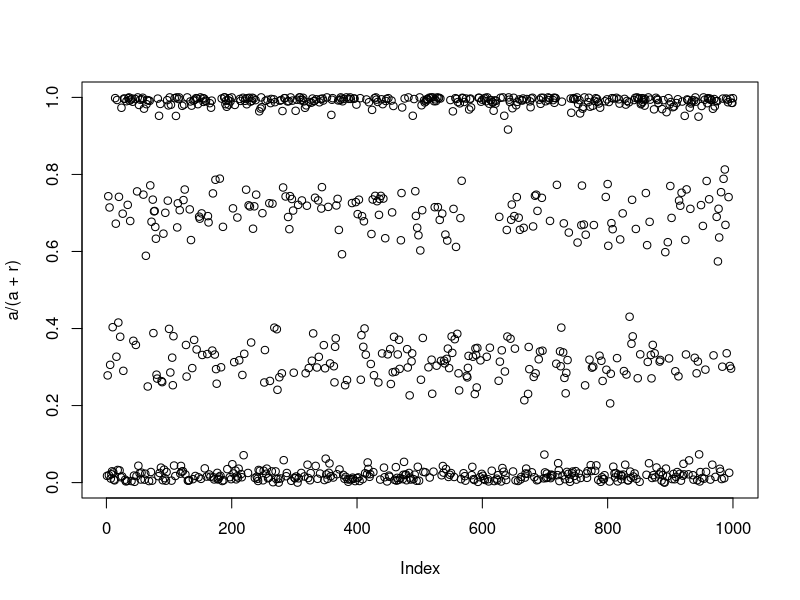

Write the R code that produced this figure. (Note: this script raises an error after producing the figure.)

# bob_deploy.R
#
# Author: Bob Verity
# Date: 2022-10-06
#
# Purpose:
# Test package functions.

# RStudio shortcuts:
#    cmd+shift+L     : load package from local version
#    cmd+shift+D     : document (NB, option must be activated in Build Tools)
#    cmd+shift+E     : check
#    cmd+shift+T     : test

# Useful commands:
# devtools::install()  # install package
# pkgdown::build_site() # build all pages of pkgdown website
# pkgdown::build_article('blocks')  # build single vignette
# check('.', args = '--no-examples')  # run checks without examples
# covr::report()    # interactive coverage report
# devtools::build_vignettes()
# ------------------------------------------------------------------

#library(Rcpp)
library(dplyr)
library(ggplot2)

set.seed(1)

# ------------------------------------------------------------------

# make up some data
L <- 1e3
w <- c(0.3, 0.7)
c <- 100
e0 <- 0.01
e1 <- 0.02

p <- rbeta(L, 1, 1)
q <- w[1]*rbinom(L, 1, p) + w[2]*rbinom(L, 1, p)
pi_ <- q*(1 - e0) + (1 - q)*e1
coverage <- rpois(L, 1e3)
a <- rbinom(L, coverage, rbeta(L, pi_*c, (1 - pi_)*c))
r <- coverage - a

# plot what the WSAF looks like
plot(a / (a + r), ylim = c(0, 1))

# set vector of thermodynamic powers
#beta <- seq(0, 1, 0.05)^3
beta <- 1

# run MCMC
my_mcmc <- run_mcmc(a = a, r = r, p = p,
                    burnin = 1e2,
                    samples = 1e3,
                    beta = beta)

plot(my_mcmc$diagnostics$MC_accept_burnin, ylim = c(0, 1))
plot(my_mcmc$diagnostics$MC_accept_sampling, ylim = c(0, 1))

# have a look at output
head(my_mcmc$draws)
tail(my_mcmc$draws)

# plot posterior mu draws
my_mcmc$draws %>%
  ggplot() + theme_bw() +
  geom_point(aes(x = iteration, y = mu_1), size = 0.5) +
  geom_point(aes(x = iteration, y = mu_2), size = 0.5, col = "red") +
  ylim(c(0, 1)) +
  ylab("mu")

# plot posterior sigma draws
my_mcmc$draws %>%
  ggplot() + theme_bw() +
  geom_point(aes(x = iteration, y = sigma))

# plot posterior w draws
my_mcmc$draws %>%
  ggplot() + theme_bw() +
  geom_point(aes(x = iteration, y = w)) +
  ylim(c(0, 1))
